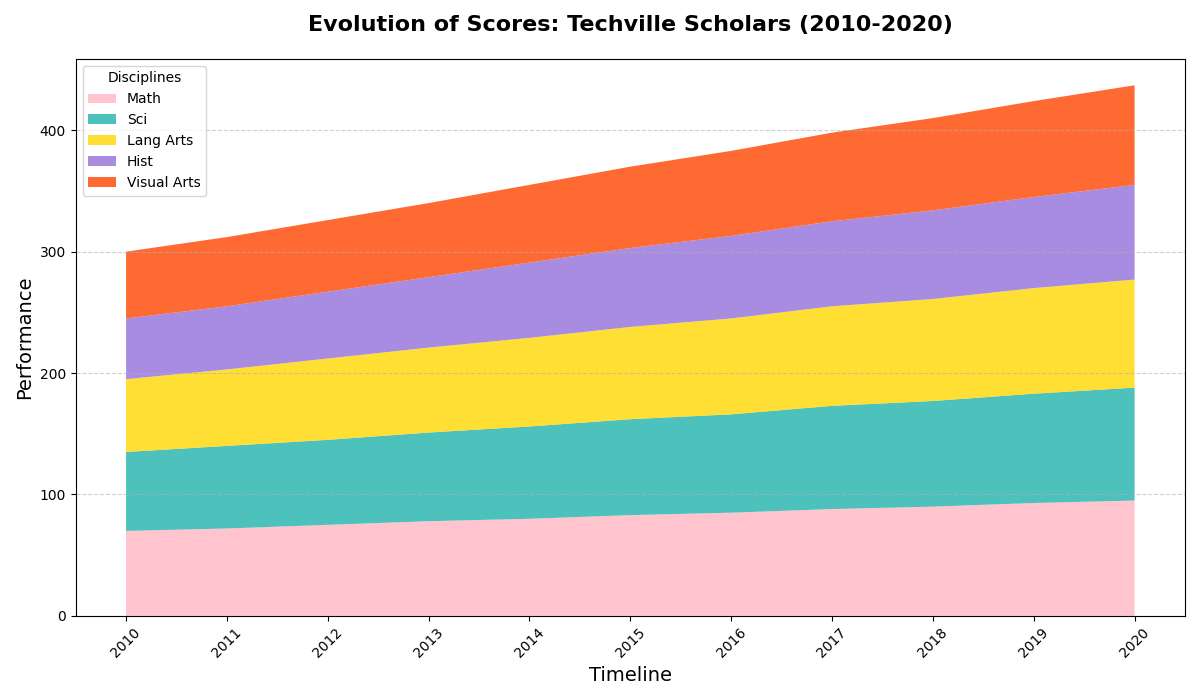

Recreate this plot in Python.
import matplotlib.pyplot as plt
import numpy as np

years = np.arange(2010, 2021)

# Scores by subject
math_scores = np.array([70, 72, 75, 78, 80, 83, 85, 88, 90, 93, 95])
science_scores = np.array([65, 68, 70, 73, 76, 79, 81, 85, 87, 90, 93])
english_scores = np.array([60, 63, 67, 70, 73, 76, 79, 82, 84, 87, 89])
history_scores = np.array([50, 52, 55, 58, 62, 65, 68, 70, 73, 75, 78])
art_scores = np.array([55, 57, 59, 61, 64, 67, 70, 73, 76, 79, 82])

scores = np.array([math_scores, science_scores, english_scores, history_scores, art_scores])

fig, ax = plt.subplots(figsize=(12, 7))

ax.stackplot(years, scores, labels=['Math', 'Sci', 'Lang Arts', 'Hist', 'Visual Arts'],
             colors=['#FFB6C1', '#20B2AA', '#FFD700', '#9370DB', '#FF4500'], alpha=0.8)

ax.set_title("Evolution of Scores: Techville Scholars (2010-2020)", fontsize=16, fontweight='bold', pad=20)
ax.set_xlabel('Timeline', fontsize=14)
ax.set_ylabel('Performance', fontsize=14)

ax.grid(axis='y', linestyle='--', alpha=0.6)

ax.legend(loc='upper left', title='Disciplines', fontsize=10)

ax.set_xticks(years)
plt.xticks(rotation=45)

plt.tight_layout()

plt.show()
